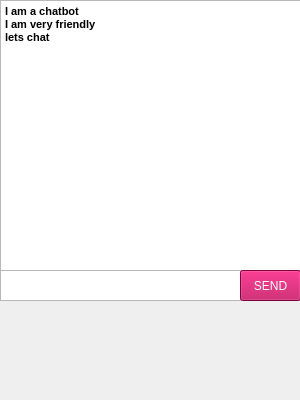
<?xml version="1.0" encoding="UTF-8"?>
<ui version="4.0">
 <class>Form</class>
 <widget class="QWidget" name="Form">
  <property name="windowModality">
   <enum>Qt::NonModal</enum>
  </property>
  <property name="geometry">
   <rect>
    <x>0</x>
    <y>0</y>
    <width>300</width>
    <height>400</height>
   </rect>
  </property>
  <property name="minimumSize">
   <size>
    <width>300</width>
    <height>400</height>
   </size>
  </property>
  <property name="maximumSize">
   <size>
    <width>300</width>
    <height>500</height>
   </size>
  </property>
  <property name="windowTitle">
   <string>CHATBOT</string>
  </property>
  <widget class="QTextBrowser" name="textBrowser">
   <property name="geometry">
    <rect>
     <x>0</x>
     <y>0</y>
     <width>301</width>
     <height>271</height>
    </rect>
   </property>
   <property name="html">
    <string>&lt;!DOCTYPE HTML PUBLIC &quot;-//W3C//DTD HTML 4.0//EN&quot; &quot;http://www.w3.org/TR/REC-html40/strict.dtd&quot;&gt;
&lt;html&gt;&lt;head&gt;&lt;meta name=&quot;qrichtext&quot; content=&quot;1&quot; /&gt;&lt;style type=&quot;text/css&quot;&gt;
p, li { white-space: pre-wrap; }
&lt;/style&gt;&lt;/head&gt;&lt;body style=&quot; font-family:'MS Shell Dlg 2'; font-size:8.25pt; font-weight:400; font-style:normal;&quot;&gt;
&lt;p style=&quot; margin-top:0px; margin-bottom:0px; margin-left:0px; margin-right:0px; -qt-block-indent:0; text-indent:0px;&quot;&gt;&lt;span style=&quot; font-size:8pt; font-weight:600;&quot;&gt;I am a chatbot&lt;/span&gt;&lt;/p&gt;
&lt;p style=&quot; margin-top:0px; margin-bottom:0px; margin-left:0px; margin-right:0px; -qt-block-indent:0; text-indent:0px;&quot;&gt;&lt;span style=&quot; font-size:8pt; font-weight:600;&quot;&gt;I am very friendly &lt;/span&gt;&lt;/p&gt;
&lt;p style=&quot; margin-top:0px; margin-bottom:0px; margin-left:0px; margin-right:0px; -qt-block-indent:0; text-indent:0px;&quot;&gt;&lt;span style=&quot; font-size:8pt; font-weight:600;&quot;&gt;lets chat&lt;/span&gt;&lt;/p&gt;&lt;/body&gt;&lt;/html&gt;</string>
   </property>
  </widget>
  <widget class="QTextEdit" name="textEdit">
   <property name="geometry">
    <rect>
     <x>0</x>
     <y>270</y>
     <width>241</width>
     <height>31</height>
    </rect>
   </property>
   <property name="minimumSize">
    <size>
     <width>2</width>
     <height>2</height>
    </size>
   </property>
  </widget>
  <widget class="QPushButton" name="pushButton">
   <property name="geometry">
    <rect>
     <x>240</x>
     <y>270</y>
     <width>61</width>
     <height>31</height>
    </rect>
   </property>
   <property name="styleSheet">
    <string notr="true">background:rgb(181, 0, 81);
color:rgb(255, 255, 255);
font: 75 italic 12pt &quot;Courier&quot;;</string>
   </property>
   <property name="text">
    <string>SEND</string>
   </property>
  </widget>
 </widget>
 <resources/>
 <connections/>
</ui>
